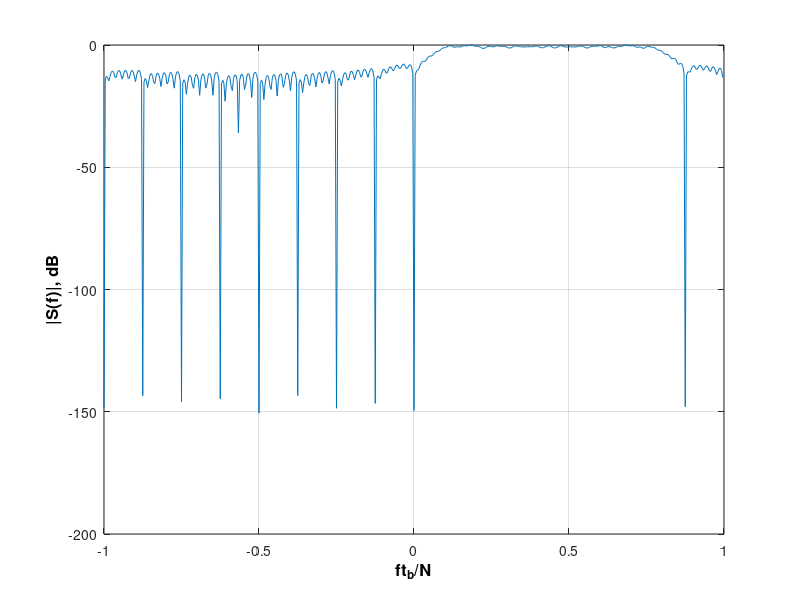

This chart was generated by the following MATLAB code: (Note: this script raises an error after producing the figure.)
% code sequence
% am = [1 2 5 4 6 3];
% am = [1 2 6 4 3 5]; 
am = [1 2 3 4 5 6]; % not Costas
% am = [6 5 4 3 2 1]; % not Costas

% binary matrix dimension
M = length(am);

tb = 1; % 1 sec
% signal duration
T = tb*M;
nPointChip = 16; % accuracy
nPointSignal = M*nPointChip;
step_time = tb/nPointChip;
Fs = 1/step_time;
fm = am/tb;

t = 0:step_time:T - step_time;
sigCostas = zeros(1, nPointSignal);
timeChip  = zeros(1, nPointChip);

for i = 1:M
    timeChip = nPointChip*(i-1)+1 : i*nPointChip;
    sigCostas(timeChip) =  exp(1j*2*pi*fm(i)*t(timeChip));
end

figure('Position',[400 500 1400 900], ...
       'MenuBar','figure')
N = 2048/4;
freq = -N/2:N/2-1;

spec_g = fftshift(fft(sigCostas, N));
spec_norm = spec_g/max(spec_g);
sig = 10*log10(abs(spec_norm));
x_ = tb*freq/N*2;
plot(x_, sig);
xlabel('ft_b/N',    'FontSize',12,'FontWeight','bold','Color','k') 
ylabel('|S(f)|, dB','FontSize',12,'FontWeight','bold','Color','k') 
grid on

[afmag,delay,doppler] = ambgfun(sigCostas, 1/step_time,1/(M));
subplot(1,2,1); 
contour(delay/T,T*doppler,afmag);
grid on
xlabel('\tau','FontSize',12,'FontWeight','bold','Color','k') 
ylabel('\Delta f','FontSize',12,'FontWeight','bold','Color','k') 

subplot(1,2,2); 
mesh(delay,doppler,afmag);
grid on
xlabel('\tau','FontSize',12,'FontWeight','bold','Color','k')  
ylabel('\Delta f','FontSize',12,'FontWeight','bold','Color','k') 
zlabel('\chi(\tau, \Delta f)','FontSize',12,'FontWeight','bold','Color','k')  
[afmag, delay] = ambgfun(sigCostas,1/step_time,1/(M),'Cut','Doppler');

